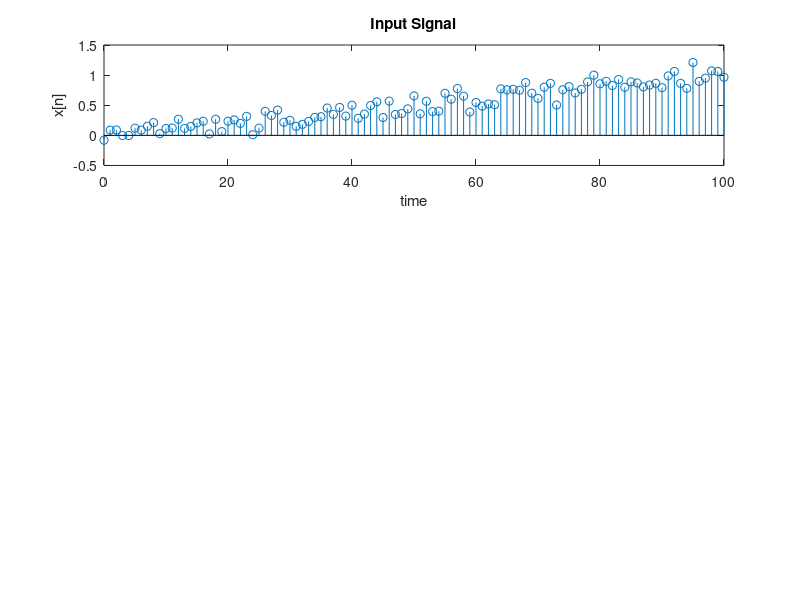

MATLAB code for this plot: (Note: this script raises an error after producing the figure.)
M = 2;
load('q2_2.mat');

subplot(3,1,1);
t = 0:1:length(x)-1;
stem(t,x);
xlabel('time');
ylabel('x[n]');
title('Input Signal');

y1 = UpSampler(M,x);
t1 = 0:1:(M*length(x))-1;
subplot(3,1,2);
stem(t1,y1,"r");
xlabel('time');
ylabel('y1[n]');
title('Zero Order Hold');

y2 = interp1(M:M:M*length(x),x,t1);
subplot(3,1,3);
stem(t1,y2);
xlabel('time');
ylabel('y2[n]');
title('Linear interpolation');

clear x;